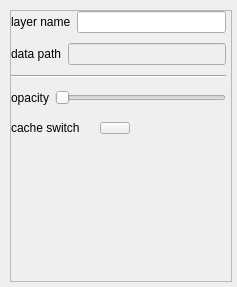
<?xml version="1.0" encoding="UTF-8"?>
<ui version="4.0">
 <class>CEarthImageLayerPropertyWgt</class>
 <widget class="QWidget" name="CEarthImageLayerPropertyWgt">
  <property name="geometry">
   <rect>
    <x>0</x>
    <y>0</y>
    <width>237</width>
    <height>287</height>
   </rect>
  </property>
  <property name="windowTitle">
   <string>CEarthImageLayerPropertyWgt</string>
  </property>
  <layout class="QHBoxLayout" name="horizontalLayout">
   <property name="spacing">
    <number>0</number>
   </property>
   <property name="leftMargin">
    <number>10</number>
   </property>
   <property name="topMargin">
    <number>10</number>
   </property>
   <property name="rightMargin">
    <number>5</number>
   </property>
   <property name="bottomMargin">
    <number>5</number>
   </property>
   <item>
    <widget class="QScrollArea" name="scrollArea">
     <property name="widgetResizable">
      <bool>true</bool>
     </property>
     <widget class="QWidget" name="scrollAreaWidgetContents">
      <property name="geometry">
       <rect>
        <x>0</x>
        <y>0</y>
        <width>220</width>
        <height>270</height>
       </rect>
      </property>
      <layout class="QVBoxLayout" name="verticalLayout_2" stretch="0,0,0,0,0,1">
       <property name="spacing">
        <number>10</number>
       </property>
       <property name="leftMargin">
        <number>0</number>
       </property>
       <property name="topMargin">
        <number>0</number>
       </property>
       <property name="rightMargin">
        <number>5</number>
       </property>
       <property name="bottomMargin">
        <number>5</number>
       </property>
       <item>
        <layout class="QHBoxLayout" name="horizontalLayout_3">
         <item>
          <widget class="QLabel" name="Lbl_layerName_2">
           <property name="sizePolicy">
            <sizepolicy hsizetype="Preferred" vsizetype="Preferred">
             <horstretch>0</horstretch>
             <verstretch>0</verstretch>
            </sizepolicy>
           </property>
           <property name="maximumSize">
            <size>
             <width>16777215</width>
             <height>16777215</height>
            </size>
           </property>
           <property name="text">
            <string>layer name</string>
           </property>
           <property name="alignment">
            <set>Qt::AlignLeading|Qt::AlignLeft|Qt::AlignVCenter</set>
           </property>
          </widget>
         </item>
         <item>
          <widget class="QLineEdit" name="pLayerNameEdit">
           <property name="sizePolicy">
            <sizepolicy hsizetype="Expanding" vsizetype="Fixed">
             <horstretch>0</horstretch>
             <verstretch>0</verstretch>
            </sizepolicy>
           </property>
           <property name="minimumSize">
            <size>
             <width>0</width>
             <height>0</height>
            </size>
           </property>
           <property name="maximumSize">
            <size>
             <width>16777215</width>
             <height>16777215</height>
            </size>
           </property>
           <property name="contextMenuPolicy">
            <enum>Qt::NoContextMenu</enum>
           </property>
          </widget>
         </item>
        </layout>
       </item>
       <item>
        <layout class="QHBoxLayout" name="horizontalLayout_10">
         <property name="spacing">
          <number>6</number>
         </property>
         <property name="sizeConstraint">
          <enum>QLayout::SetDefaultConstraint</enum>
         </property>
         <item>
          <widget class="QLabel" name="Lbl_layerPath_2">
           <property name="minimumSize">
            <size>
             <width>0</width>
             <height>0</height>
            </size>
           </property>
           <property name="maximumSize">
            <size>
             <width>16777215</width>
             <height>16777215</height>
            </size>
           </property>
           <property name="layoutDirection">
            <enum>Qt::LeftToRight</enum>
           </property>
           <property name="text">
            <string>data path</string>
           </property>
           <property name="alignment">
            <set>Qt::AlignLeading|Qt::AlignLeft|Qt::AlignVCenter</set>
           </property>
          </widget>
         </item>
         <item>
          <widget class="QLineEdit" name="pLayerPathEdit">
           <property name="enabled">
            <bool>false</bool>
           </property>
           <property name="contextMenuPolicy">
            <enum>Qt::NoContextMenu</enum>
           </property>
           <property name="readOnly">
            <bool>true</bool>
           </property>
          </widget>
         </item>
        </layout>
       </item>
       <item>
        <widget class="Line" name="line">
         <property name="orientation">
          <enum>Qt::Horizontal</enum>
         </property>
        </widget>
       </item>
       <item>
        <widget class="QWidget" name="pOpacityWgt" native="true">
         <layout class="QHBoxLayout" name="horizontalLayout_2">
          <property name="leftMargin">
           <number>0</number>
          </property>
          <property name="topMargin">
           <number>0</number>
          </property>
          <property name="rightMargin">
           <number>0</number>
          </property>
          <property name="bottomMargin">
           <number>0</number>
          </property>
          <item>
           <widget class="QLabel" name="Lbl_diaphaneity">
            <property name="minimumSize">
             <size>
              <width>0</width>
              <height>20</height>
             </size>
            </property>
            <property name="maximumSize">
             <size>
              <width>16777215</width>
              <height>20</height>
             </size>
            </property>
            <property name="text">
             <string>opacity</string>
            </property>
           </widget>
          </item>
          <item>
           <widget class="CPercentSlider" name="pOpacitySlider">
            <property name="sizePolicy">
             <sizepolicy hsizetype="Expanding" vsizetype="Fixed">
              <horstretch>0</horstretch>
              <verstretch>0</verstretch>
             </sizepolicy>
            </property>
            <property name="minimumSize">
             <size>
              <width>0</width>
              <height>0</height>
             </size>
            </property>
            <property name="maximumSize">
             <size>
              <width>16777215</width>
              <height>16777215</height>
             </size>
            </property>
            <property name="orientation">
             <enum>Qt::Horizontal</enum>
            </property>
           </widget>
          </item>
         </layout>
        </widget>
       </item>
       <item>
        <layout class="QHBoxLayout" name="horizontalLayout_6">
         <property name="spacing">
          <number>20</number>
         </property>
         <item>
          <widget class="QLabel" name="Lbl_switch">
           <property name="minimumSize">
            <size>
             <width>0</width>
             <height>20</height>
            </size>
           </property>
           <property name="maximumSize">
            <size>
             <width>16777215</width>
             <height>20</height>
            </size>
           </property>
           <property name="text">
            <string>cache switch</string>
           </property>
          </widget>
         </item>
         <item>
          <widget class="QPushButton" name="pCacheEnableBtn">
           <property name="minimumSize">
            <size>
             <width>30</width>
             <height>12</height>
            </size>
           </property>
           <property name="maximumSize">
            <size>
             <width>30</width>
             <height>12</height>
            </size>
           </property>
           <property name="text">
            <string/>
           </property>
           <property name="checkable">
            <bool>true</bool>
           </property>
          </widget>
         </item>
         <item>
          <spacer name="horizontalSpacer_3">
           <property name="orientation">
            <enum>Qt::Horizontal</enum>
           </property>
           <property name="sizeHint" stdset="0">
            <size>
             <width>40</width>
             <height>20</height>
            </size>
           </property>
          </spacer>
         </item>
        </layout>
       </item>
       <item>
        <spacer name="verticalSpacer">
         <property name="orientation">
          <enum>Qt::Vertical</enum>
         </property>
         <property name="sizeHint" stdset="0">
          <size>
           <width>17</width>
           <height>0</height>
          </size>
         </property>
        </spacer>
       </item>
      </layout>
     </widget>
    </widget>
   </item>
  </layout>
 </widget>
 <layoutdefault spacing="6" margin="11"/>
 <customwidgets>
  <customwidget>
   <class>CPercentSlider</class>
   <extends>QSlider</extends>
   <header>FxTransparentSlider/CPercentSlider.h</header>
  </customwidget>
 </customwidgets>
 <resources/>
 <connections/>
</ui>
